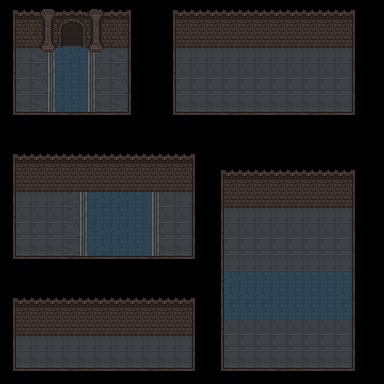

A level layout from a 2D game, rendered from its tile map. Below: a short description, then the map file with tile-grid data replaced by summaries:
An orthogonal 24x24 tile map with 16x16 px tiles, 1 tile layer (Tile Layer 1).

<map version="1.0" orientation="orthogonal" renderorder="left-up" width="24" height="24" tilewidth="16" tileheight="16" nextobjectid="1">
 <tileset firstgid="1" name="castle_tileset" tilewidth="16" tileheight="16" tilecount="1024" columns="32">
  <image source="../../Graphics/Tilesets/castle_tileset.png" width="512" height="512" />
 </tileset>
 <layer name="Tile Layer 1" width="24" height="24">
  <data>[576 cells, 576 non-empty, 73 distinct tile ids]</data>
 </layer>
</map>